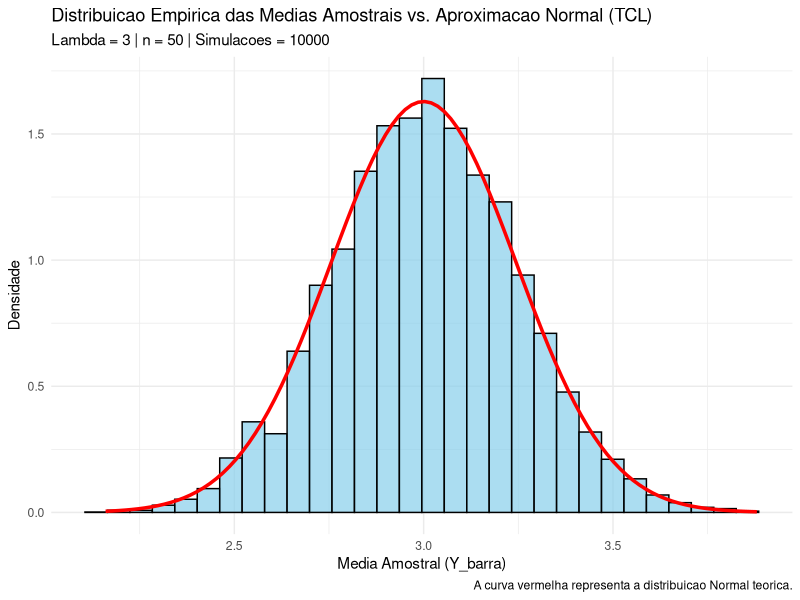
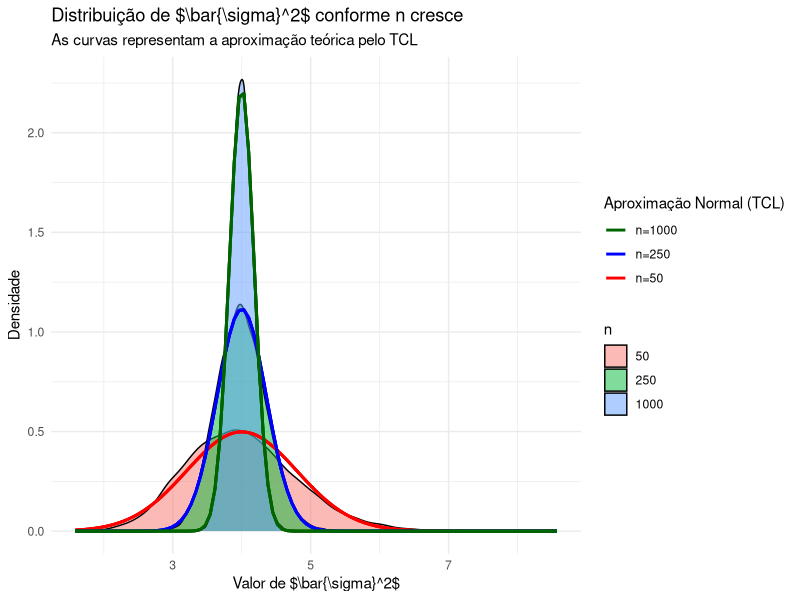
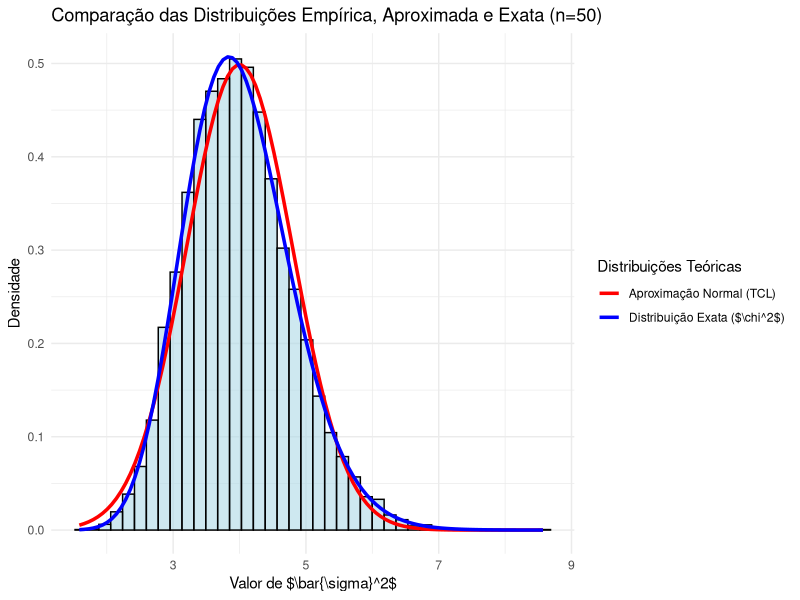
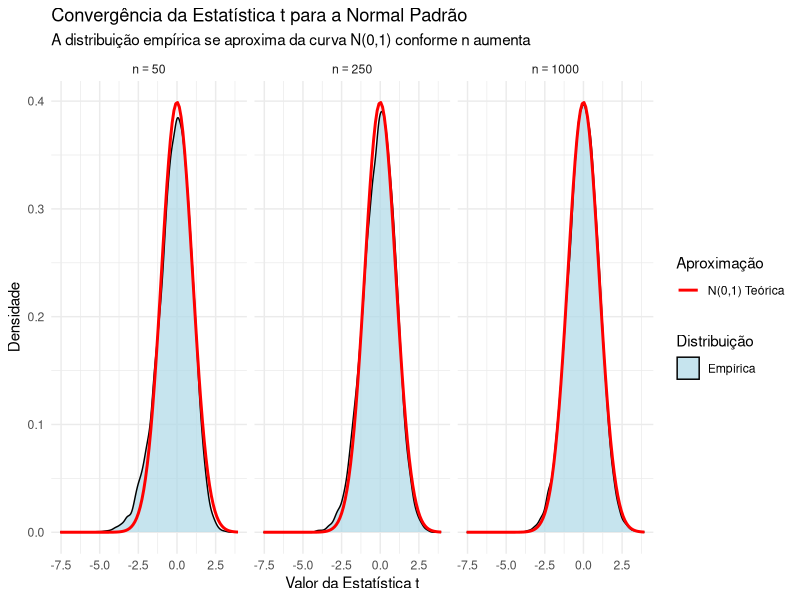
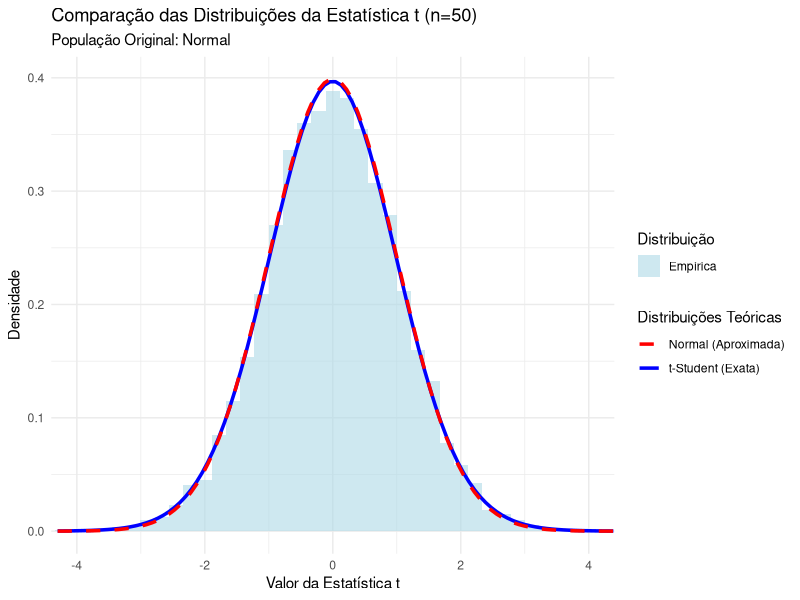
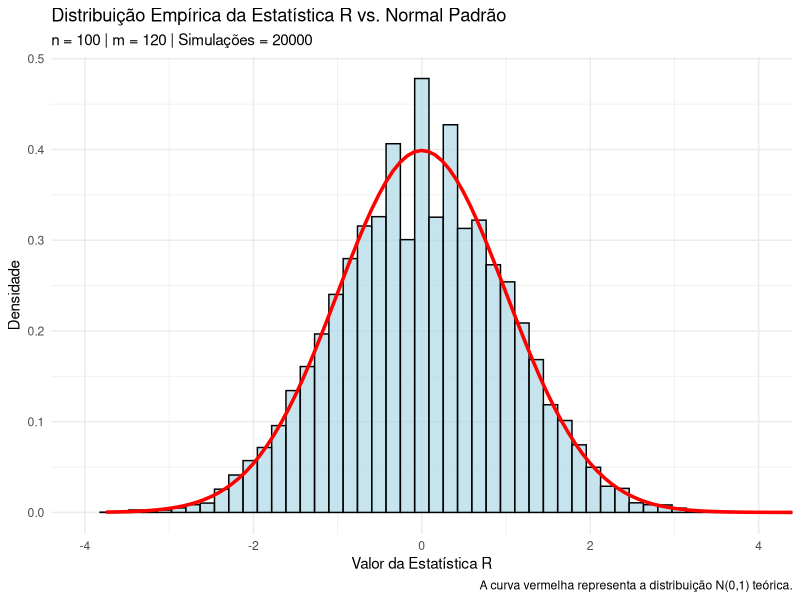

The R source for these figures, in order:
## ---- chunk 1
require(ggplot2)

lambda <- 3
n <- 50
num_simulacoes <- 10000

medias_amostrais <- numeric(num_simulacoes)
for (i in 1:num_simulacoes) {
  amostra <- rpois(n, lambda)
  medias_amostrais[i] <- mean(amostra)}

df_medias <- data.frame(media = medias_amostrais)
media_teorica <- lambda
variancia_teorica <- lambda / n
desvio_padrao_teorico <- sqrt(variancia_teorica)

ggplot(df_medias, aes(x = media)) +
  geom_histogram(aes(y = ..density..), bins = 30, fill = "skyblue", 
                 color = "black", alpha = 0.7) +
  stat_function(fun = dnorm, args = list(mean = media_teorica, sd = desvio_padrao_teorico),
                color = "red", linewidth = 1.2) +
  labs(title = "Distribuicao Empirica das Medias Amostrais vs. Aproximacao Normal (TCL)",
       subtitle = paste("Lambda =", lambda, "| n =", n, "| Simulacoes =", num_simulacoes),
       x = "Media Amostral (Y_barra)", y = "Densidade",
       caption = "A curva vermelha representa a distribuicao Normal teorica.") +
  theme_minimal()
## ---- chunk 2
require(dplyr)
require(purrr)

mu <- 10
sigma2 <- 4
num_simulacoes <- 10000
n_values <- c(50, 250, 1000)

simular_sigma_barra2 <- function(n, mu, sigma2, sims) {
  amostras <- matrix(rnorm(n * sims, mean = mu, sd = sqrt(sigma2)), nrow = sims)
  desvios_sq <- (amostras - mu)^2
  sigma_barra2_valores <- rowMeans(desvios_sq)
  return(data.frame(n = n, sigma_barra_sq = sigma_barra2_valores))}

resultados <- map_df(n_values, ~simular_sigma_barra2(n = .x, mu = mu, sigma2 = sigma2,
                                                     sims = num_simulacoes))
resultados$n <- as.factor(resultados$n)

ggplot(resultados, aes(x = sigma_barra_sq, fill = n)) +
  geom_density(alpha = 0.5) +
  stat_function(fun = dnorm, args = list(mean = sigma2, sd = sqrt(2*sigma2^2 / 50)),
                aes(color = "n=50"), linewidth = 1) +
  stat_function(fun = dnorm, args = list(mean = sigma2, sd = sqrt(2*sigma2^2 / 250)),
                aes(color = "n=250"), linewidth = 1) +
  stat_function(fun = dnorm, args = list(mean = sigma2, sd = sqrt(2*sigma2^2 / 1000)),
                aes(color = "n=1000"), linewidth = 1) +
  scale_color_manual(name = "Aproximação Normal (TCL)",
                     values = c("n=50" = "red", "n=250" = "blue", "n=1000" = "darkgreen")) +
  labs(title = "Distribuição de $\\bar{\\sigma}^2$ conforme n cresce",
       subtitle = "As curvas representam a aproximação teórica pelo TCL",
       x = "Valor de $\\bar{\\sigma}^2$", y = "Densidade") + theme_minimal()
## ---- chunk 3
resultados_n50 <- resultados %>% filter(n == 50)

dscaled_chisq <- function(x, n, sigma2) {
  dchisq(x * n / sigma2, df = n) * (n / sigma2)}

ggplot(resultados_n50, aes(x = sigma_barra_sq)) +
  geom_histogram(aes(y = ..density..), bins = 40, fill = "lightblue", color = "black", alpha = 0.6) +
  stat_function(fun = dnorm,  args = list(mean = sigma2, sd = sqrt(2*sigma2^2 / 50)),
                aes(color = "Aproximação Normal (TCL)"),  linewidth = 1.2) +
  stat_function(fun = dscaled_chisq, args = list(n = 50, sigma2 = sigma2),
                aes(color = "Distribuição Exata ($\\chi^2$)"), linewidth = 1.2) +
  scale_color_manual(name = "Distribuições Teóricas",
                     values = c("Aproximação Normal (TCL)" = "red", 
                                "Distribuição Exata ($\\chi^2$)" = "blue")) +
  labs(title = "Comparação das Distribuições Empírica, Aproximada e Exata (n=50)",
       x = "Valor de $\\bar{\\sigma}^2$", y = "Densidade") + theme_minimal()
## ---- chunk 4
rate <- 0.5
mu_verdadeiro <- 1 / rate
num_simulacoes <- 10000
n_values <- c(50, 250, 1000)

simular_t_stat <- function(n, rate, mu, sims) {
  amostras <- matrix(rexp(n * sims, rate = rate), nrow = sims)
  medias_amostrais <- rowMeans(amostras)
  sds_amostrais <- apply(amostras, 1, sd)
  t_stats <- (medias_amostrais - mu) / (sds_amostrais / sqrt(n))
  return(data.frame(n = n, t_statistic = t_stats))}

resultados_b <- map_df(n_values, ~simular_t_stat(n = .x, rate = rate,
                                                 mu = mu_verdadeiro, sims = num_simulacoes))
resultados_b$n <- factor(resultados_b$n, levels = c(50, 250, 1000))

ggplot(resultados_b, aes(x = t_statistic)) +
  geom_density(aes(fill = "Empírica"), alpha = 0.7) +
  stat_function(fun = dnorm, args = list(mean = 0, sd = 1), 
                aes(color = "N(0,1) Teórica"), linewidth = 1) +
  facet_wrap(~n, labeller = label_bquote(n == .(as.character(n)))) +
  scale_fill_manual(name = "Distribuição", values = c("Empírica" = "lightblue")) +
  scale_color_manual(name = "Aproximação", values = c("N(0,1) Teórica" = "red")) +
  labs(title = "Convergência da Estatística t para a Normal Padrão",
       subtitle = "A distribuição empírica se aproxima da curva N(0,1) conforme n aumenta",
       x = "Valor da Estatística t", y = "Densidade") + theme_minimal()
## ---- chunk 5
n_exato <- 50
mu_normal <- 10
sigma_normal <- 2

amostras_normais <- matrix(rnorm(n_exato * num_simulacoes, mean = mu_normal,
                                 sd = sigma_normal), nrow = num_simulacoes)
medias_normais <- rowMeans(amostras_normais)
sds_normais <- apply(amostras_normais, 1, sd)
t_stats_normais <- (medias_normais - mu_normal) / (sds_normais / sqrt(n_exato))
resultados_c <- data.frame(t_statistic = t_stats_normais)


ggplot(resultados_c, aes(x = t_statistic)) +
  geom_histogram(aes(y = ..density.., fill = "Empírica"), bins = 40, alpha = 0.6) +
  stat_function(fun = dt, args = list(df = n_exato - 1), 
                aes(color = "t-Student (Exata)"), linewidth = 1.2) +
  stat_function(fun = dnorm, args = list(mean = 0, sd = 1), 
                aes(color = "Normal (Aproximada)"), linewidth = 1.2, linetype = "dashed") +
  scale_fill_manual(name = "Distribuição",
                    values = c("Empírica" = "lightblue")) +
  scale_color_manual(name = "Distribuições Teóricas",
                     values = c("t-Student (Exata)" = "blue", "Normal (Aproximada)" = "red")) +
  labs(title = paste("Comparação das Distribuições da Estatística t (n=", n_exato, ")", sep=""),
       subtitle = "População Original: Normal",
       x = "Valor da Estatística t", y = "Densidade") +
  coord_cartesian(xlim = c(-4, 4)) + theme_minimal()
## ---- chunk 6
n <- 100
m <- 120
num_simulacoes <- 20000

amostras_Xn <- rpois(num_simulacoes, lambda = n)
amostras_Ym <- rpois(num_simulacoes, lambda = m)

R_valores <- ((amostras_Xn - n) - (amostras_Ym - m)) / sqrt(amostras_Xn + amostras_Ym)
df_R <- data.frame(R = R_valores)

ggplot(df_R, aes(x = R)) +
  geom_histogram(aes(y = ..density..), bins = 50, fill = "lightblue", 
                 color = "black", alpha = 0.7) +
  stat_function(fun = dnorm, args = list(mean = 0, sd = 1),
                color = "red", linewidth = 1.2) +
  labs(title = "Distribuição Empírica da Estatística R vs. Normal Padrão",
       subtitle = paste("n =", n, "| m =", m, "| Simulações =", num_simulacoes),
       x = "Valor da Estatística R", y = "Densidade",
       caption = "A curva vermelha representa a distribuição N(0,1) teórica.") +
  coord_cartesian(xlim = c(-4, 4)) + theme_minimal()
